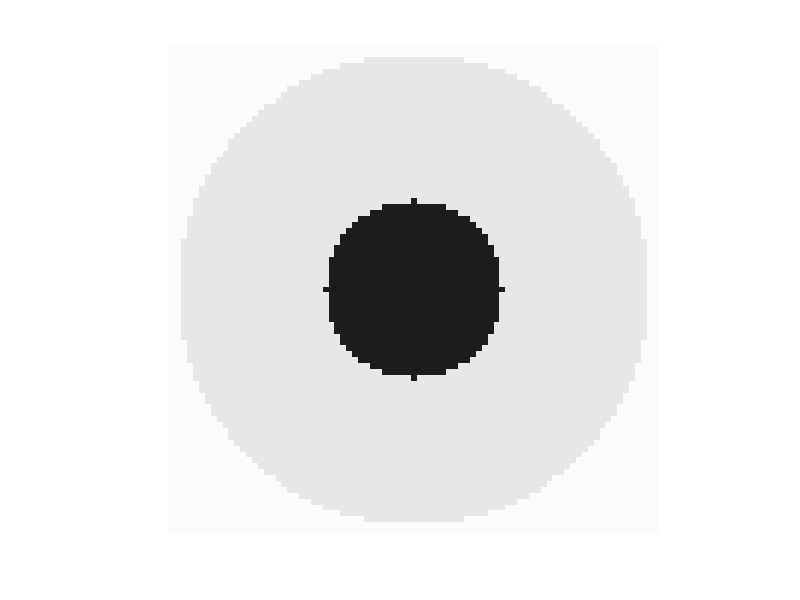

This figure's MATLAB source:
im = [83,83];
out = uint8(im);
imt = [110,110];
for i=1:83
            x=i;
        for j=1:83
            y=j;
            x1=(42-x)*(42-x);
            y1=(42-y)*(42-y);
            z =x1+y1;
            val= sqrt(z);
            if val<=15
                out(i,j)=30;
            elseif val>15 && val<40
                out(i,j)=230;
            else
                 out(i,j)=250;
            end
        end
end
figure;imshow(out);